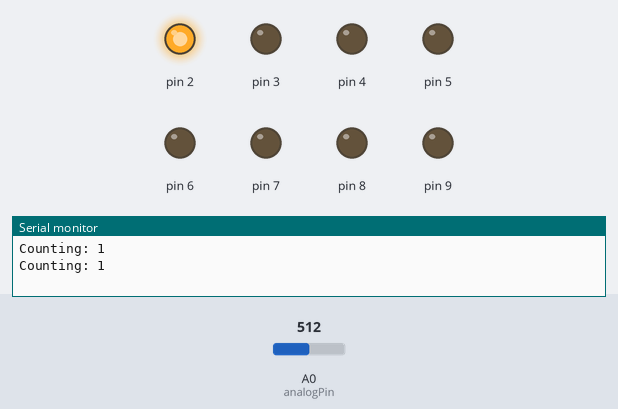
Simulated run of this sketch. Board: Arduino Uno, built with avr-gcc and run on an emulated ATmega328P. Parts: output pins drawn as LEDs (lit = HIGH), the last lines printed to the serial monitor. Dashed ring = blinking. Inputs (shaded band) come from the test bench; at power-on: A0 (analogPin) = 512.

Above: at 1.8 s.
1.9 s: A0 (analogPin) set to 122
At 3.1 s:
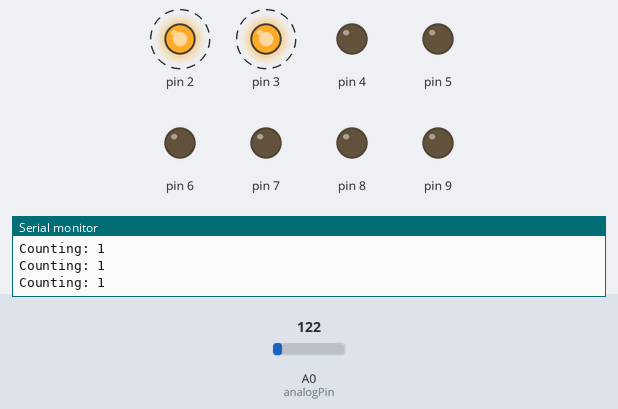
6.0 s: A0 (analogPin) set to 38
At 8.9 s:
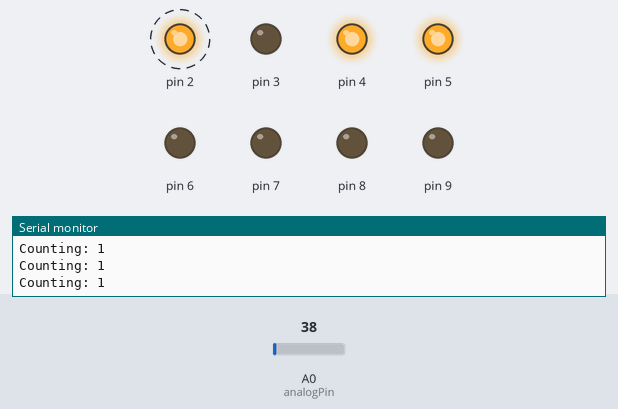
10.1 s: A0 (analogPin) set to 30
13.7 s: A0 (analogPin) set to 0
17.3 s: A0 (analogPin) set to 18
At 18.2 s:
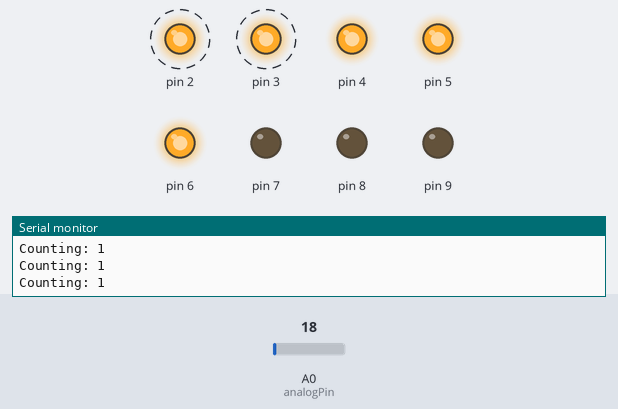
Timing chart, 0 to 34.9 s (numbered marks = the images above; inputs shaded):
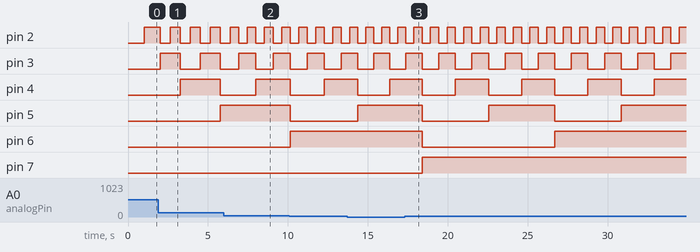

The sketch:

bcounter_tswitch_pot_improved.ino
```cpp
int analogPin = A0;
volatile bool counting = true; // Counter state (start/stop)
volatile unsigned long lastDebounceTime = 0; // Debounce time tracking
const unsigned long debounceDelay = 200; // Debounce delay
byte i = 0; // Counter variable

void setup() {
  // Set LED pins as output
  for (int pin = 2; pin <= 9; pin++) {
    pinMode(pin, OUTPUT);
  }

  // Set push-button pin as input with pull-up resistor
  pinMode(10, INPUT_PULLUP);

  // Attach interrupt to pin 10, triggered on falling edge
  attachInterrupt(digitalPinToInterrupt(10), toggleCounting, FALLING);

  // Initialize Serial Monitor for debugging
  Serial.begin(9600);
}

void loop() {
  if (counting) {
    // Display the binary count on LEDs
    for (int bit = 0; bit < 8; bit++) {
      digitalWrite(2 + bit, (i >> bit) & 0x01);
    }

    // Increment the counter
    i++;
    delay(analogRead(analogPin)); // Adjust speed with potentiometer

    // Reset counter after reaching 255
    if (i >= 256) {
      i = 0;
    }
  }

  // Debugging output to Serial Monitor
  Serial.print("Counting: ");
  Serial.println(counting);
  delay(500); // Small delay for readability in Serial Monitor
}

// Interrupt Service Routine to toggle counting state
void toggleCounting() {
  unsigned long currentTime = millis();
  // Debounce: ignore if interrupt happened within debounceDelay
  if (currentTime - lastDebounceTime > debounceDelay) {
    counting = !counting;
    lastDebounceTime = currentTime;
    Serial.println("Button pressed! Toggling counting state.");
  }
}
```

Measured:
- after the input at 1.9 s, pin 2: alternates HIGH for 0.62 s and LOW for 0.62 s, starting after 0.75 s; pin 4: LOW → HIGH after 1.4 s instead of 2.1 s; pin 5: LOW → HIGH after 3.9 s
- after the input at 6.0 s, pin 4: LOW → HIGH after 2.0 s instead of 2.2 s
- after the input at 17.3 s, pin 8: stays LOW (without the input it goes to HIGH after 17.1 s)
- by itself, pin 3: alternates HIGH for 1.0 s and LOW for 1.0 s
